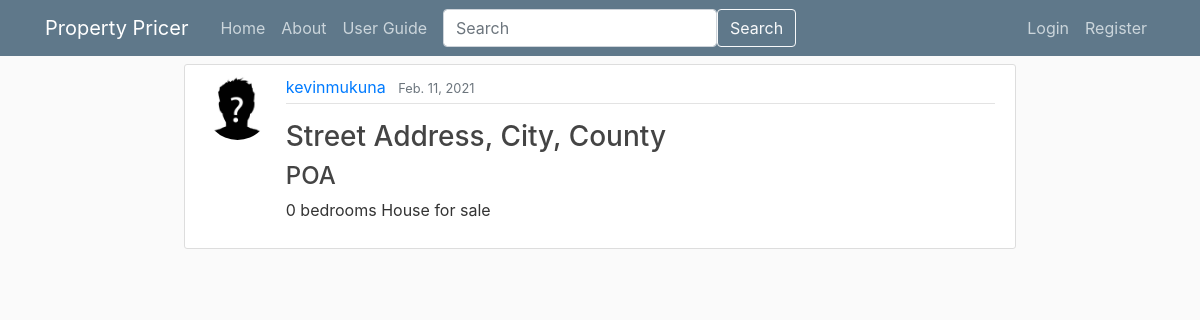
The app's page /post/kevinmukuna, older data.
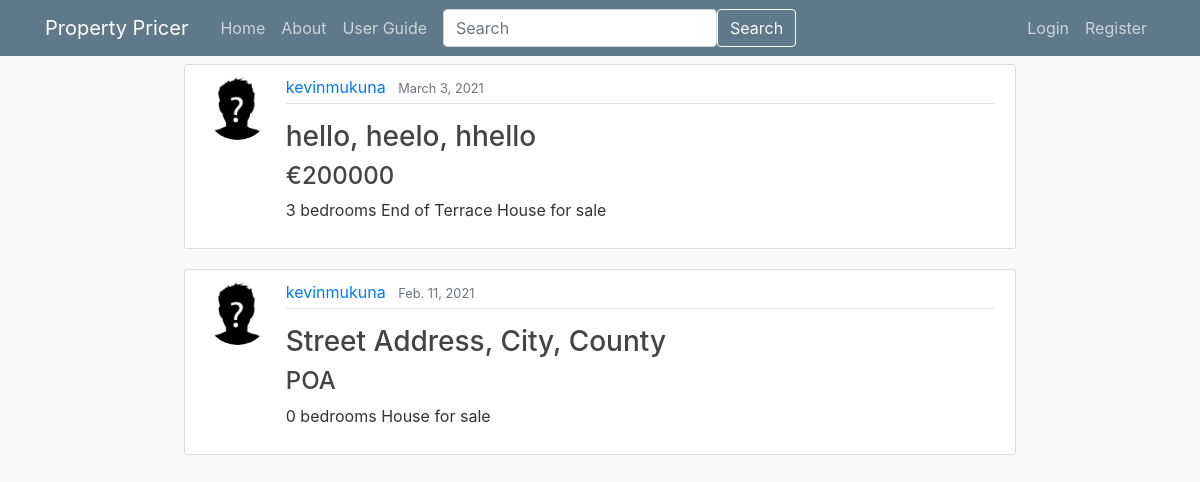
The same page, newer data.
### webpages/models.py (models this page shows, shortened)
class Post(models.Model):
    property_description = models.TextField(null=True, blank=True)
    address_line_1 = models.CharField(max_length=255)
    address_line_2 = models.CharField(max_length=255, null=True, blank=True)
    city = models.CharField(max_length=128, default='')
    county = models.CharField(max_length=128, default='')
    floor_plan = models.ImageField(upload_to=get_image_filename, null=True, blank=True)
    property_type = models.IntegerField(choices=PROPERTY_TYPE_CHOICES)
    number_of_bedrooms = models.PositiveIntegerField()
    number_of_bathrooms = models.PositiveIntegerField()
    energy_rating = models.IntegerField(choices=ENERGY_RATING_CHOICES)
    size = models.IntegerField()
    date_posted = models.DateField(default=timezone.now)
    author = models.ForeignKey(User, related_name="user_posts", on_delete=models.CASCADE)
    price = models.PositiveIntegerField(null=True, blank=True, editable=True)
    __original_price = None
    """
        this method return a string to redirect the user after posting to that post by returning post details the
        primary key of the newly created post
    """
    """
        overwriting the django save method
        by passing in the estimated price into the price before it is saved
    """
    def save(self, force_insert=False, force_update=False, *args, **kwargs):
        estimated_price = price_pridiction_model(
            self.number_of_bedrooms,
            self.number_of_bathrooms,
            self.size,
            self.property_type,
            self.energy_rating
        )
        self.price = estimated_price
        super().save(force_insert, force_update, *args, **kwargs)

### userpages/models.py (models this page shows, shortened)
class Profile(models.Model):
    user = models.OneToOneField(User, on_delete=models.CASCADE)
    image = models.ImageField(default='default.jpg', upload_to='profile_pics')

### webpages/views.py (the view)
# urls.py: path('post/<str:username>', UserPostListView.as_view(), name='user-posts'),
class UserPostListView(ListView):
    model = Post
    template_name = 'webpages/user_posts.html'
    context_object_name = 'posts'
    paginate_by = 5
    def get_queryset(self):
        user = get_object_or_404(User, username=self.kwargs.get('username'))
        return Post.objects.filter(author=user).order_by('-date_posted')

### templates/webpages/user_posts.html (shortened to what this page needs)
{% extends "base.html" %}
{% block content %}
    <h1 class="mb-3"> Posts by {{ view.kwargs.username }} ({{ page_obj.paginator.count}})</h1>
    {% for post in posts %}
        {% include 'webpages/short_post.html' %}
    {% endfor %}
{% endblock content %}

### templates/base.html (shortened to what this page needs)
{% load static %}
<!DOCTYPE html>
<html>
<head>
    <link rel="stylesheet" href="https://maxcdn.bootstrapcdn.com/bootstrap/4.0.0/css/bootstrap.min.css">
    <link rel="stylesheet" type="text/css" href="{% static 'css/lightslider.css' %}">
    <link rel="stylesheet" type="text/css" href="{% static 'css/lightgallery.min.css' %}">
    <link rel="stylesheet" type="text/css" href="{% static 'css/main.css' %}">
</head>
<body>
    <header class="site-header">
        <nav id="nav" class="navbar navbar-expand-md navbar-dark bg-steel fixed-top">
            <div class="container">
                <a class="navbar-brand mr-4" href="{% url 'home-page' %}">Property Pricer</a>
                <div class="collapse navbar-collapse" id="navbarToggle">
                    <div class="navbar-nav mr-auto">
                        <a class="nav-item nav-link" href="{% url 'home-page' %}">Home</a>
                        <a class="nav-item nav-link" href="{% url 'about-page' %}">About</a>
                        <a class="nav-item nav-link" href="{% url 'userguide' %}">User Guide</a>
                        {% url 'home-page' as home_url %}
                        {% url 'login-page' as login_url %}
                        {% url 'register-page' as register_url %}
                        {% if request.get_full_path != home_url and request.get_full_path != login_url and request.get_full_path != register_url %}
                            <form method="GET" action="/search/" class="nav-item form-inline mx-2">
                                <div class="input-group">
                                    <input name="q" type="search" class="form-control rounded" placeholder="Search" aria-label="Search" aria-describedby="search-addon" />
                                    <button class="btn btn-outline-light" type="submit">Search</button>
                                </div>
                            </form>
                        {% endif %}
                    </div>
                    <div class="navbar-nav">
                        {% if request.user.is_authenticated %}
                            <a class="nav-item nav-link" href="{% url 'post-create' %}">New Post</a>
                            <a class="nav-item nav-link" href="{% url 'profile-page' request.user.username %}">Profile</a>
                            <a class="nav-item nav-link" href="{% url 'logout-page' %}">Logout</a>
                        {% else %}
                            <a class="nav-item nav-link" href="{% url 'login' %}">Login</a>
                            <a class="nav-item nav-link" href="{% url 'register-page' %}">Register</a>
                        {% endif %}
                    </div>
                </div>
            </div>
        </nav>
    </header>
    <main role="main" class="container">
        <div class="mx-auto w-75">
            {% block content %}{% endblock %}
        </div>
    </main>
</body>
</html>

### templates/webpages/short_post.html (shortened to what this page needs)
<article class="media content-section">
    <img class="rounded-circle article-img" src="{{ post.author.profile.image.url }}">
    <div class="media-body  w-50">
        <div class="article-metadata">
            <a class="mr-2" href="{% url 'profile-page' post.author.username %}">{{ post.author }}</a>
            <small class="text-muted">{{ post.date_posted }}</small>
        </div>
        {% if object.address_line_2 %}
            <h3 class="article-title mt-3"><a class="article-title" href="{% url 'post-detail' post.id %}">{{ object.address_line_1 }}, {{ post.address_line_2 }}, {{ post.city }}, {{ post.county }}</a></h3>
        {% else %}
            <h3 class="article-title mt-3"><a class="article-title" href="{% url 'post-detail' post.id %}">{{ post.address_line_1 }}, {{ post.city }}, {{ post.county }}</a></h3>
        {% endif %}
        {% if post.price %}
            <h4>€{{ post.price }}</h4>
        {% else %}
            <h4>POA</h4>
        {% endif %}
        <p>{{ post.number_of_bedrooms }} bedrooms {{ post.property_type }} for sale</p>
    </div>
</article>

### static/css/main.css (style rules this page uses)
body { background: #fafafa; color: #333333; }
h1, h2, h3, h4, h5, h6 { color: #444444; }
.bg-steel { background-color: #5f788a; }
.site-header .navbar-nav .nav-link { color: #cbd5db; }
.content-section { background: #ffffff; padding: 10px 20px; border: 1px solid #dddddd; border-radius: 3px; margin-bottom: 20px; }
.article-title { color: #444444; }
.article-img { height: 65px; width: 65px; margin-right: 16px; }
.article-metadata { padding-bottom: 4px; margin-bottom: 4px; border-bottom: 1px solid #e3e3e3 }

Row changes from the older to the newer data that the page shows:
added Post: author.profile.image (placeholder picture), author "kevinmukuna", date_posted "March 3, 2021", address_line_1 "hello", city "heelo", county "hhello", price "200000", number_of_bedrooms "3", property_type "End of Terrace House"
